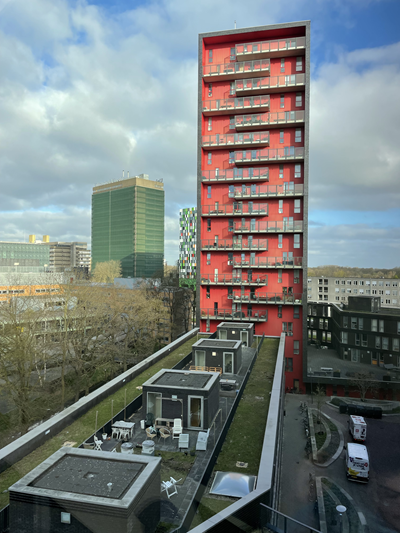
#> input picture Vision/Opdracht_1/example6.png, 400 x 533 px
$ python test.py
#> lines starting #> are read from the running program, lines starting #| are printed output that depends on the picture; after the words box and inside, x2 and y2 are one past the last pixel; in counts of white or black regions, pixels touching at a corner belong together
import cv2
import numpy as np

# 1. Laad de afbeeldingen
scene = cv2.imread("example6.png", cv2.IMREAD_GRAYSCALE)
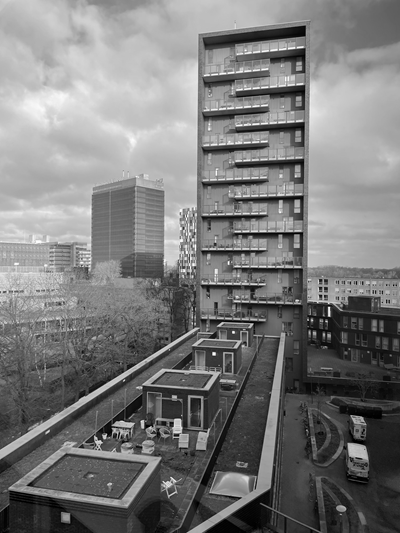
#> scene: shape (533, 400); min 0, max 255, mean 122.2
template = cv2.imread("template.png", cv2.IMREAD_GRAYSCALE)
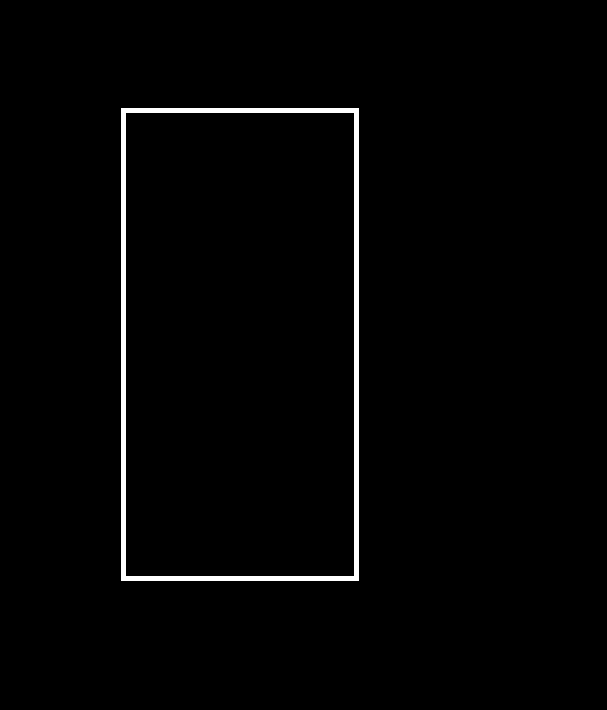
#> input picture Vision/Opdracht_1/template.png, 607 x 710 px
#> template: shape (710, 607); 1.6% white; 1 white region, box (x1, y1, x2, y2) and area: (121, 108, 359, 581) 7010

# 2. Binariseer
_, scene_bin = cv2.threshold(scene, 127, 255, cv2.THRESH_BINARY)
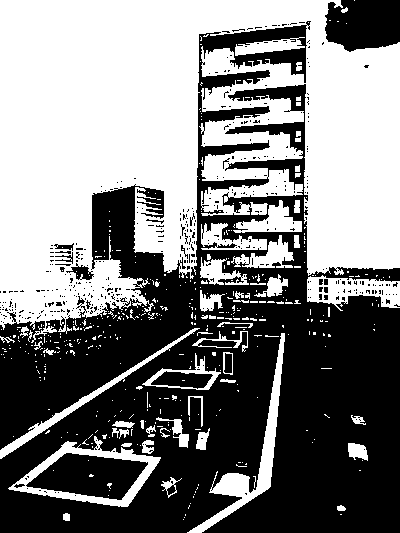
#> scene_bin: shape (533, 400); 50.2% white; 441 black regions (422 under 20 px)
_, template_bin = cv2.threshold(template, 127, 255, cv2.THRESH_BINARY)

# 3. Vind contouren
contours_scene, _ = cv2.findContours(scene_bin, cv2.RETR_EXTERNAL, cv2.CHAIN_APPROX_SIMPLE)
#> contours_scene = 420 contours, 382 with area under 20; largest, box (x1, y1, x2, y2) and area: (0, 0, 400, 343) 88384, (8, 436, 161, 507) 5842, (187, 333, 285, 533) 2464, (307, 275, 400, 311) 1966, (142, 353, 221, 390) 1179
contours_template, _ = cv2.findContours(template_bin, cv2.RETR_EXTERNAL, cv2.CHAIN_APPROX_SIMPLE)
#> contours_template = [[[121, 108], [121, 580], [358, 580], [358, 108]]]

# 4. Check op contouren
if not contours_template:
    raise ValueError("⚠️ Geen contouren gevonden in template.png")

if not contours_scene:
    raise ValueError("⚠️ Geen contouren gevonden in scene.png")

# 5. Neem grootste contour uit template
template_contour = max(contours_template, key=cv2.contourArea)
#> template_contour = [[121, 108], [121, 580], [358, 580], [358, 108]]

# 6. Vergelijk met elke contour in de scene
matches = []
for cnt in contours_scene:
    score = cv2.matchShapes(template_contour, cnt, cv2.CONTOURS_MATCH_I1, 0.0)
    matches.append((score, cnt))
#> this loop made 420 passes
#> (cnt, score) on passes 1 to 3: ([[183, 519]], 1.8e+308), ([[184, 517]], 1.8e+308), ([[340, 514], [341, 514]], 1.8e+308)
#> after the loop, matches = 420 items

# 7. Sorteer op overeenkomt en kies de beste match
matches.sort(key=lambda x: x[0])
best_score, best_match = matches[0]
#> best_score = 0.0344; best_match = [[323, 333], [323, 335], [324, 335], [324, 334]]

print(f"Beste overeenkomst: score = {best_score:.5f}")
#| Beste overeenkomst: score = 0.03437

# 8. Teken de beste match op het beeld
scene_color = cv2.cvtColor(scene, cv2.COLOR_GRAY2BGR)

# Groene contour: dit is de gevonden match
cv2.drawContours(scene_color, [best_match], -1, (0, 255, 0), 2)
#> scene_color: shape (533, 400, 3); mean B, G, R 122.2, 122.3, 122.2

# Blauwe bounding box eromheen voor duidelijkheid
x, y, w, h = cv2.boundingRect(best_match)
#> x = 323; y = 333; w = 2; h = 3
cv2.rectangle(scene_color, (x, y), (x + w, y + h), (255, 0, 0), 2)
#> scene_color: shape (533, 400, 3); mean B, G, R 122.3, 122.2, 122.2

# 9. Toon het resultaat
cv2.imshow("Shape match met contour en bounding box", scene_color)
cv2.waitKey(0)
cv2.destroyAllWindows()
